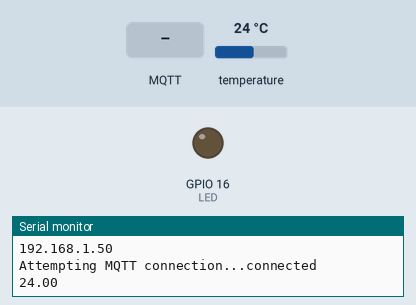
Bench run of a sketch on a simulated ESP8266 (NodeMCU). Shown: output pins drawn as LEDs (lit = HIGH), the last lines printed to the serial monitor. The inputs (shaded band) are chosen by the test bench; at power-on: temperature 24 °C. WiFi joins after 1.5 s; servers stay silent unless stated; no MQTT or app messages arrive unless stated.

Above: at 2.7 s.
2.8 s: MQTT message "1" arrives on the first subscribed topic
At 3.4 s:
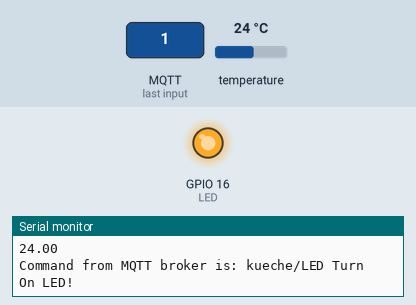
4.6 s: MQTT message "0" arrives on the first subscribed topic
At 5.7 s:
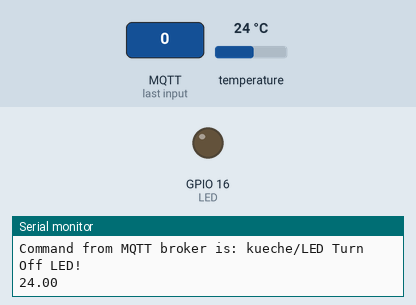
Timing chart, 0 to 7.6 s (numbered marks = the images above; inputs shaded):
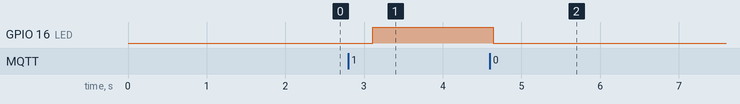

Measured:
- after the input at 2.8 s, GPIO 16 (LED): LOW → HIGH after 0.31 s
- after the input at 4.6 s, GPIO 16 (LED): HIGH → LOW at once

The sketch:

ESP8266-MQTT-DS18B20.ino
```cpp
#include <ESP8266WiFi.h>                                           // Bibliothek zum ESP8266 einbinden
#include <PubSubClient.h>                                          // Bobliothek zu MQTT einbinden
#include <OneWire.h>                                               // Bibliothek für 1-Wire-Bus einbinden
#include <DallasTemperature.h>                                     // Bibliothek für den DS18B20 einbinden

#define ONE_WIRE_BUS 5                                             // Datenpin für den DS18B20
#define LED 16                                                     // Pin für die LED

OneWire oneWire(ONE_WIRE_BUS);                                     // 1-Wire-Instanz erstellen
DallasTemperature sensors(&oneWire);                               // Dallas-Temperatursensor aktivieren

const char* ssid = "Charon";                                       // SSID des WLANS
const char* password = "Kerberos";                                 // Passwort des WLANS
const char* mqtt_server = "192.168.4.1";                           // MQTT-Server-Adresse
const char* topic_LED = "kueche/LED";                              // Topic der LED
const char* topic_TMP = "kueche/temperatur";                       // Topic des DS18B20

WiFiClient espClient3;                                             // Erstellung einer WLAN-Client-Instanz
PubSubClient client(espClient3);                                   // Erstellung einer MQTT-Client-Instanz

long lastMsg = 0;                                                  // Initialisierung der Variablen zur Zeitfeststellung
float temp = 0;                                                    // Initialisierung der Variablen zum Temperaturwert

void setup_wifi() {
  delay(10);                                                       // We start by connecting to a WiFi network
  Serial.println();                                                // Serial Monitor Zeilenumbruch
  Serial.print("Connecting to ");                                  // Serial Monitor Ausgabe
  Serial.println(ssid);                                            // Serial Monitor Ausgabe der SSID
  WiFi.mode(WIFI_STA);                                             // WLAN-Modus einstellen
  WiFi.begin(ssid, password);                                      // WLAN-Verbindung mit SSID und Passwort herstellen

  while (WiFi.status() != WL_CONNECTED) {                          // Falls keine WLAN-Verbindung besteht, Punkte ausgeben
    delay(500);                                                    // Verzögerungszeit zwischen zwei Punkten
    Serial.print(".");                                             // Serial Monitor Ausgabe der Punkte
  }

  Serial.println("");                                              // Serial Monitor Zeilenumbruch
  Serial.println("WiFi connected");                                // Serial Monitor Ausgabe WLAN hergestellt
  Serial.println("IP address: ");                                  // Serial Monitor Ausgabe IP-Adresse
  Serial.println(WiFi.localIP());                                  // Serial Monitor Ausgabe der erhaltenen IP-Adresse
}

void reconnect() {                                                 // Schleife bis MQTT verbunden ist
  while (!client.connected()) {                                    // Solage nicht verbinden, Verbindung herstellen
    Serial.print("Attempting MQTT connection...");                 // Serial Monitor Ausgabe zum Verbindungsaufbau
    if (client.connect("espClient3")) {                            // Wenn verbunden
      Serial.println("connected");                                 // Serial Monitor Ausgabe, dass Verbindung vorhanden
    } else {                                                       // Ansonsten
      Serial.print("failed, rc=");                                 // Serial Monitor Ausgabe, für den Fehlercode
      Serial.print(client.state());                                // Serial Monitor Ausgabe des Client-Status
      Serial.println(" try again in 5 seconds");                   // Serial Monitor Ausgabe, dass es in 5 Sek. weiter geht
      delay(5000);                                                 // 5 Sek. warten
    }
  }
}

void callback(char* topic, byte* payload, unsigned int length) {   // Abfrage nach LED-Schaltung
  Serial.print("Command from MQTT broker is: ");                   // Serial Monitor Ausgabe zur MQTT-Nachricht
  Serial.print(topic);                                             // Ausgabe des Topic-Namen
  int p =(char)payload[0]-'0';                                     // Speichern der Payload in einer Variablen
  if(p==0) {                                                       // Wenn eine 0 empfangen wurde
    digitalWrite(LED, LOW);                                        // LED ausschalten
    Serial.println(" Turn Off LED! " );                            // Serial Monitor Ausgabe zum Ausschalten der LED
  }
  if(p==1) {                                                       // Wenn eine 1 empfangen wurde
    digitalWrite(LED, HIGH);                                       // LED einschalten
    Serial.println(" Turn On LED! " );                             // Serial Monitor Ausgabe zum Einschalten der LED
  }
  Serial.println();                                                // Serial Monitor Zeilenumbruch
}

void setup() {                                                     // Setup-Methode
  Serial.begin(115200);                                            // Start des Serial Monitor mit 115200 Baud
  setup_wifi();                                                    // Start des WLAN
  client.setServer(mqtt_server, 1883);                             // Herstellung der MQTT-Broker-Verbindung
  pinMode(ONE_WIRE_BUS, INPUT);                                    // Pin des DS18B20 als Input einrichten
  pinMode(LED, OUTPUT);                                            // Pin der LED als Output einrichten
  sensors.begin();                                                 // Start der Sensoren
  client.setCallback(callback);                                    // Initiales einholen der LED-MQTT-Nachricht
}

void loop() {                                                      // Loop-Methode
  if (!client.connected()) {                                       // Wenn keine Verbindung besteht
    reconnect();                                                   // Aufruf der Methode zum Verbindungsaufbau
  }
  client.loop();                                                   // MQTT-Loop
  client.subscribe(topic_LED);                                     // Subscriben des Themas zur LED
  long now = millis();                                             // Anzahl der Millisekunden zählen und an now übergeben
  if (now - lastMsg > 600) {                                       // Wenn mehr als 600 Millisekunden vergangen sind
    lastMsg = now;                                                 // Zeit übergeben
    sensors.setResolution(12);                                     // Sensor-Auflösung einstellen
    sensors.requestTemperatures();                                 // Temperatur ermitteln
    temp = sensors.getTempCByIndex(0);                             // Temperaturwert übergeben
    Serial.println(temp);                                          // Serial Monitor Temperaturwert ausgeben
    if((temp > -20) && (temp <60)) {                               // Wenn die Temperatur zwischen -20 und +60 Grad ist
      client.publish(topic_TMP, String(temp).c_str(),1);           // Publish an den MQTT-Broker mit Temperatur-Topic
    }
  }
}
```
